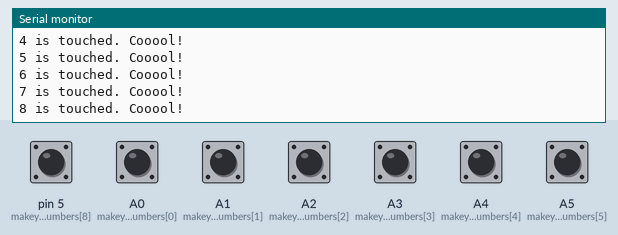
The sketch below on a simulated Arduino Uno, built with avr-gcc and run on an emulated ATmega328P. On the bench: the last lines printed to the serial monitor. The test bench sets the inputs (shaded band); at power-on: A0 (makeyPinNumbers[0]), A1 (makeyPinNumbers[1]), A2 (makeyPinNumbers[2]), A3 (makeyPinNumbers[3]), A4 (makeyPinNumbers[4]), A5 (makeyPinNumbers[5]), pin 5 (makeyPinNumbers[8]) LOW.

Above: at 1.2 s.
1.3 s: pin 5 (makeyPinNumbers[8]) pulled HIGH for 0.15 s
At 1.44 s:
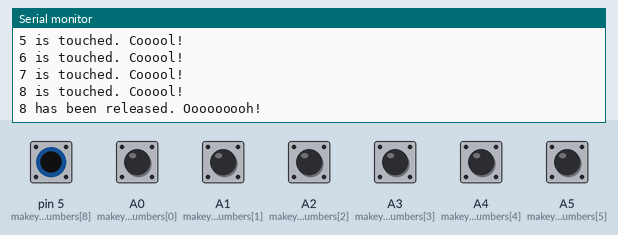
2.9 s: A0 (makeyPinNumbers[0]) pulled HIGH for 0.15 s
At 3.6 s:
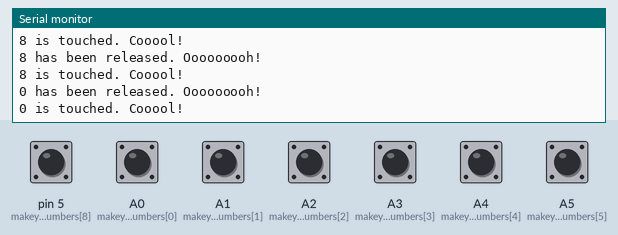
4.5 s: A1 (makeyPinNumbers[1]) pulled HIGH for 0.15 s
At 5.8 s:
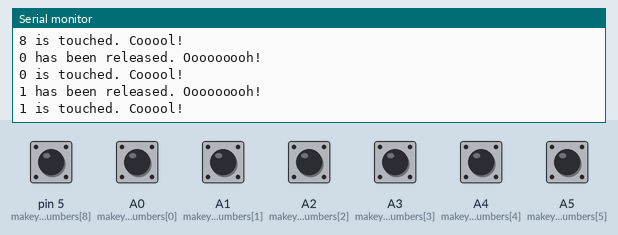
6.1 s: A2 (makeyPinNumbers[2]) pulled HIGH for 0.15 s
At 7.2 s:
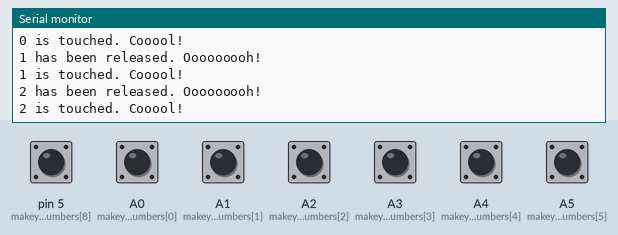
7.7 s: A3 (makeyPinNumbers[3]) pulled HIGH for 0.15 s
At 8.4 s:
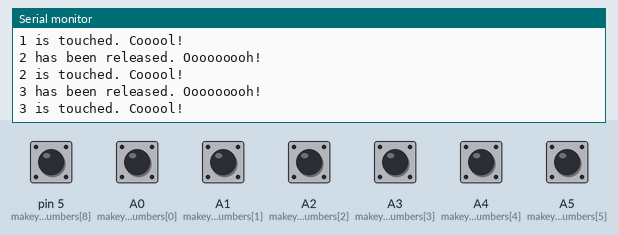
9.3 s: A4 (makeyPinNumbers[4]) pulled HIGH for 0.15 s
At 10.8 s:
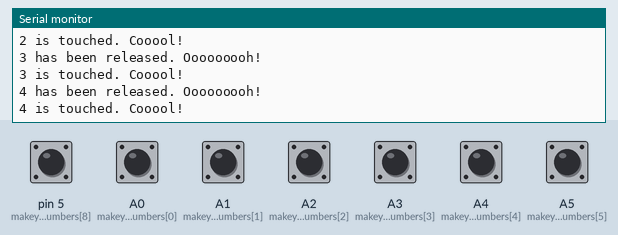
Timing chart, 0 to 11.9 s (numbered marks = the images above; inputs shaded):
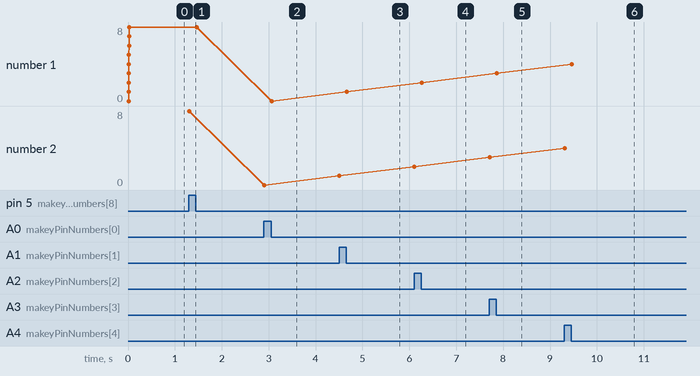

Measured:
- after the input at 1.3 s, the serial monitor: prints a new line at once (image 1)
- after the input at 2.9 s, the serial monitor: prints a new line at once (image 2)
- after the input at 4.5 s, the serial monitor: prints a new line at once (image 3)
- after the input at 6.1 s, the serial monitor: prints a new line at once (image 4)
- after the input at 7.7 s, the serial monitor: prints a new line at once (image 5)
- after the input at 9.3 s, the serial monitor: prints a new line at once (image 6)
- plotted number 1: 0 → 1 after the input at 4.5 s, 1 → 2 after the input at 6.1 s, 2 → 3 after the input at 7.7 s, 3 → 4 after the input at 9.3 s
- plotted number 2: 0 → 1 after the input at 4.5 s, 1 → 2 after the input at 6.1 s, 2 → 3 after the input at 7.7 s, 3 → 4 after the input at 9.3 s

The sketch:

MakeyLibs.ino
```cpp
#include <Arduino.h>

#include "Makey.h"

Makey makey;


void onMakeyTouch(int i){
  Serial.print(i);
  Serial.println(" is touched. Cooool!");
}

void onMakeyRelease(int i){
  Serial.print(i);
  Serial.println(" has been released. Ooooooooh!");
}

void setup(){

  makey.setup();

  makey.addCallbackTouch(&onMakeyTouch);
  makey.addCallbackRelease(&onMakeyRelease);

  Serial.begin(115200);
}

void loop(){

  makey.update();

}
```

makey.cpp
```cpp
#include "makey.h"

/////////////////////////
// STRUCT ///////////////
/////////////////////////
typedef struct {
  byte pinNumber;

  byte measurementBuffer[BUFFER_LENGTH];
  boolean oldestMeasurement;
  byte bufferSum;
  boolean pressed;
  boolean prevPressed;
}
MakeyMakeyInput;

#define NUM_INPUTS       9    // Number if inputs used
// Pin Numbers
// input pin numbers for kickstarter production board
int makeyPinNumbers[NUM_INPUTS] = {
  A0, A1, A2, A3, A4, A5, 0, 1, 5
};


MakeyMakeyInput inputs[NUM_INPUTS];


///////////////////////////////////
// CALLBACK TEST FUNCTION /////////
///////////////////////////////////

void defaultOnTouch(int i){
  Serial.print (i);
  Serial.println(" is now touched");
}

void defaultOnRelease(int i){
  Serial.print (i);
  Serial.println(" has been released");
}

///////////////////////////////////
// VARIABLES //////////////////////
///////////////////////////////////
int bufferIndex = 0;
byte byteCounter = 0;
byte bitCounter = 0;

int pressThreshold;
int releaseThreshold;
boolean inputChanged;


// timing
int loopTime = 0;
int prevTime = 0;
int loopCounter = 0;

//////////////////////
// SETUP /////////////
//////////////////////
void Makey::setup()
{
    initializeArduino();
    initializeInputs();

//    loopTime = 0;
//    prevTime = 0;
//    loopCounter = 0;
//    bufferIndex = 0;
//    byteCounter = 0;
//    bitCounter = 0;
  addCallbackTouch(&defaultOnTouch);
  addCallbackRelease(&defaultOnRelease);

}

////////////////////
// MAIN LOOP ///////
////////////////////
void Makey::update()
{
    updateMeasurementBuffers();
    updateBufferSums();
    updateBufferIndex();
    updateInputStates();
    sendTouch();
    addDelay();
}

//////////////////////////
// INITIALIZE ARDUINO
//////////////////////////
void Makey::initializeArduino() {

    /* Set up input pins
     DEactivate the internal pull-ups, since we're using external resistors */
    for (int i=0; i<NUM_INPUTS; i++)
    {
        pinMode(makeyPinNumbers[i], INPUT);
        digitalWrite(makeyPinNumbers[i], LOW);
    }


#ifdef DEBUG
    delay(4000); // allow us time to reprogram in case things are freaking out
#endif

}

///////////////////////////
// INITIALIZE INPUTS
///////////////////////////
void Makey::initializeInputs() {

    float thresholdPerc = SWITCH_THRESHOLD_OFFSET_PERC;
    float thresholdCenterBias = SWITCH_THRESHOLD_CENTER_BIAS/50.0;
    float pressThresholdAmount = (BUFFER_LENGTH * 8) * (thresholdPerc / 100.0);
    float thresholdCenter = ( (BUFFER_LENGTH * 8) / 2.0 ) * (thresholdCenterBias);
    pressThreshold = int(thresholdCenter + pressThresholdAmount);
    releaseThreshold = int(thresholdCenter - pressThresholdAmount);

#ifdef DEBUG
    Serial.println(pressThreshold);
    Serial.println(releaseThreshold);
#endif

    for (int i=0; i<NUM_INPUTS; i++) {
        inputs[i].pinNumber = makeyPinNumbers[i];

        for (int j=0; j<BUFFER_LENGTH; j++) {
            inputs[i].measurementBuffer[j] = 0;
        }
        inputs[i].oldestMeasurement = 0;
        inputs[i].bufferSum = 0;

        inputs[i].pressed = false;
        inputs[i].prevPressed = false;

//        inputs[i].isMouseMotion = false;
//        inputs[i].isMouseButton = false;
//        inputs[i].isKey = false;

//        if (inputs[i].keyCode < 0) {
//#ifdef DEBUG_MOUSE
//            Serial.println("GOT IT");
//#endif
//
//            inputs[i].isMouseMotion = true;
//        }
//        else if ((inputs[i].keyCode == MOUSE_LEFT) || (inputs[i].keyCode == MOUSE_RIGHT)) {
//            inputs[i].isMouseButton = true;
//        }
//        else {
//            inputs[i].isKey = true;
//        }
//#ifdef DEBUG
//        Serial.println(i);
//#endif

    }
}


//////////////////////////////
// UPDATE MEASUREMENT BUFFERS
//////////////////////////////
void Makey::updateMeasurementBuffers() {

    for (int i=0; i<NUM_INPUTS; i++) {

        // store the oldest measurement, which is the one at the current index,
        // before we update it to the new one
        // we use oldest measurement in updateBufferSums
        byte currentByte = inputs[i].measurementBuffer[byteCounter];
        inputs[i].oldestMeasurement = (currentByte >> bitCounter) & 0x01;

        // make the new measurement
        boolean newMeasurement = digitalRead(inputs[i].pinNumber);

        // invert so that true means the switch is closed
        newMeasurement = !newMeasurement;

        // store it
        if (newMeasurement) {
            currentByte |= (1<<bitCounter);
        }
        else {
            currentByte &= ~(1<<bitCounter);
        }
        inputs[i].measurementBuffer[byteCounter] = currentByte;
    }
}

///////////////////////////
// UPDATE BUFFER SUMS
///////////////////////////
void Makey::updateBufferSums() {

    // the bufferSum is a running tally of the entire measurementBuffer
    // add the new measurement and subtract the old one

    for (int i=0; i<NUM_INPUTS; i++) {
        byte currentByte = inputs[i].measurementBuffer[byteCounter];
        boolean currentMeasurement = (currentByte >> bitCounter) & 0x01;
        if (currentMeasurement) {
            inputs[i].bufferSum++;
        }
        if (inputs[i].oldestMeasurement) {
            inputs[i].bufferSum--;
        }
    }
}

///////////////////////////
// UPDATE BUFFER INDEX
///////////////////////////
void Makey::updateBufferIndex() {
    bitCounter++;
    if (bitCounter == 8) {
        bitCounter = 0;
        byteCounter++;
        if (byteCounter == BUFFER_LENGTH) {
            byteCounter = 0;
        }
    }
}

///////////////////////////
// UPDATE INPUT STATES
///////////////////////////
void Makey::updateInputStates() {
    inputChanged = false;
    for (int i=0; i<NUM_INPUTS; i++) {
        inputs[i].prevPressed = inputs[i].pressed; // store previous pressed state (only used for mouse buttons)
        if (inputs[i].pressed) {
            if (inputs[i].bufferSum < releaseThreshold) {
                inputChanged = true;
                inputs[i].pressed = false;
//                if (inputs[i].isKey) {
//                    Keyboard.release(inputs[i].keyCode);
//                }
//                if (inputs[i].isMouseMotion) {
//                    mouseHoldCount[i] = 0;  // input becomes released, reset mouse hold
//                }
            }
//            else if (inputs[i].isMouseMotion) {
//                mouseHoldCount[i]++; // input remains pressed, increment mouse hold
//            }
        }
        else if (!inputs[i].pressed) {
            if (inputs[i].bufferSum > pressThreshold) {  // input becomes pressed
                inputChanged = true;
                inputs[i].pressed = true;
//                if (inputs[i].isKey) {
//                    Keyboard.press(inputs[i].keyCode);
//                }
            }
        }
    }
#ifdef DEBUG3
    if (inputChanged) {
        Serial.println("change");
    }
#endif
}

///////////////////////////
// ADD DELAY
///////////////////////////
void Makey::addDelay() {

    loopTime = micros() - prevTime;
    if (loopTime < TARGET_LOOP_TIME) {
        int wait = TARGET_LOOP_TIME - loopTime;
        delayMicroseconds(wait);
    }

    prevTime = micros();

#ifdef DEBUG_TIMING
    if (loopCounter == 0) {
        int t = micros()-prevTime;
        Serial.println(t);
    }
    loopCounter++;
    loopCounter %= 999;
#endif

}

void Makey::sendTouch()
{
  if (inputChanged){
    for (int i=0 ; i<NUM_INPUTS ; i++){
      if (inputs[i].pressed != inputs[i].prevPressed){
        if (inputs[i].pressed){
          onTouch(i);
        }
        else{
          onRelease(i);
        }
      }
    }
  }
}

void Makey::addCallbackTouch (onEvent func){
  onTouch = func;
}

void Makey::addCallbackRelease (onEvent func){
  onRelease = func;
}
```

makey.h
```cpp
#ifndef MAKEY_H
#define MAKEY_H


/*
 ************************************************
 ************** MAKEY MAKEY *********************
 ************************************************

 /////////////////////////////////////////////////
 /////////////HOW TO EDIT THE KEYS ///////////////
 /////////////////////////////////////////////////
 - Edit keys in the settings.h file
 - that file should be open in a tab above (in Arduino IDE)
 - more instructions are in that file

 //////////////////////////////////////////////////
 ///////// MaKey MaKey FIRMWARE v1.4.1 ////////////
 //////////////////////////////////////////////////
 by: Eric Rosenbaum, Jay Silver, and Jim Lindblom
 MIT Media Lab & Sparkfun
 start date: 2/16/2012
 current release: 7/5/2012
 */

/////////////////////////
// DEBUG DEFINITIONS ////
/////////////////////////
//#define DEBUG
//#define DEBUG2
//#define DEBUG3
//#define DEBUG_TIMING
//#define DEBUG_MOUSE
//#define DEBUG_TIMING2

////////////////////////
// DEFINED CONSTANTS////
////////////////////////

#define BUFFER_LENGTH    3     // 3 bytes gives us 24 samples
//#define TARGET_LOOP_TIME 694   // (1/60 seconds) / 24 samples = 694 microseconds per sample
//#define TARGET_LOOP_TIME 758  // (1/55 seconds) / 24 samples = 758 microseconds per sample
#define TARGET_LOOP_TIME 744  // (1/56 seconds) / 24 samples = 744 microseconds per sample


#include "makeySettings.h"

/////////////////////////
// STRUCT ///////////////
/////////////////////////
//typedef struct {
//    byte pinNumber;
//    int keyCode;
//    byte measurementBuffer[BUFFER_LENGTH];
//    boolean oldestMeasurement;
//    byte bufferSum;
//    boolean pressed;
//    boolean prevPressed;
//    boolean isMouseMotion;
//    boolean isMouseButton;
//    boolean isKey;
//}
//MakeyMakeyInput;


class Makey {
public:


    ///////////////////////////
    // FUNCTIONS //////////////
    ///////////////////////////
    void setup();
    void update();
    void initializeArduino();
    void initializeInputs();
    void updateMeasurementBuffers();
    void updateBufferSums();
    void updateBufferIndex();
    void updateInputStates();
    void addDelay();

    void sendTouch();

    typedef void(*onEvent)(int);

    void (*onTouch) (int);
    void (*onRelease) (int);

    void addCallbackTouch (onEvent);
    void addCallbackRelease (onEvent);

//private:
//     MakeyMakeyInput inputs[NUM_INPUTS];
 ///////////////////////////////////
    // VARIABLES //////////////////////
    ///////////////////////////////////
//    int bufferIndex ;
//    byte byteCounter;
//    byte bitCounter ;
//
//    int pressThreshold;
//    int releaseThreshold;
//    boolean inputChanged;
//
//    int mouseHoldCount[NUM_INPUTS]; // used to store mouse movement hold data
//
//    // timing
//    int loopTime ;
//    int prevTime ;
//    int loopCounter ;


};

#endif
```

makeySettings.h
```cpp
#ifndef MAKEY_SETTINGS_H
#define MAKEY_SETTINGS_H

#include "Arduino.h"

/*
/////////////////////////////////////////////////////////////////////////
// KEY MAPPINGS: WHICH KEY MAPS TO WHICH PIN ON THE MAKEY MAKEY BOARD? //
/////////////////////////////////////////////////////////////////////////

  - edit the keyCodes array below to change the keys sent by the MaKey MaKey for each input
  - the comments tell you which input sends that key (for example, by default 'w' is sent by pin D5)
  - change the keys by replacing them. for example, you can replace 'w' with any other individual letter,
    number, or symbol on your keyboard
  - you can also use codes for other keys such as modifier and function keys (see the
    the list of additional key codes at the bottom of this file)

*/

//int makeyCodes[NUM_INPUTS] = {
//  // right side
//
//  'q',   // A0
//  's',   // A1
//  'd',   // A2
//  'f',   // A3
//  'g',   // 15
//  'h',   // 14
//  'j',   // 16
//  'k',   // 10
//
//  // left side
//
//  // 2 + 3 = SDA/SCL
//  'l',   // 4
//  'z',   // 5
//  'x',   // 6
//  'c',   // 7
//
//};

// // Pin Numbers
//// input pin numbers for kickstarter production board
//int makeyPinNumbers[NUM_INPUTS] = {
//  A3, A2, A1, A0, 15, 14, 16, 10, 4, 5, 6, 7
//};

///////////////////////////
// NOISE CANCELLATION /////
///////////////////////////
#define SWITCH_THRESHOLD_OFFSET_PERC  5    // number between 1 and 49
                                           // larger value protects better against noise oscillations, but makes it harder to press and release
                                           // recommended values are between 2 and 20
                                           // default value is 5

#define SWITCH_THRESHOLD_CENTER_BIAS 55   // number between 1 and 99
                                          // larger value makes it easier to "release" keys, but harder to "press"
                                          // smaller value makes it easier to "press" keys, but harder to "release"
                                          // recommended values are between 30 and 70
                                          // 50 is "middle" 2.5 volt center
                                          // default value is 55
                                          // 100 = 5V (never use this high)
                                          // 0 = 0 V (never use this low


#endif
```
